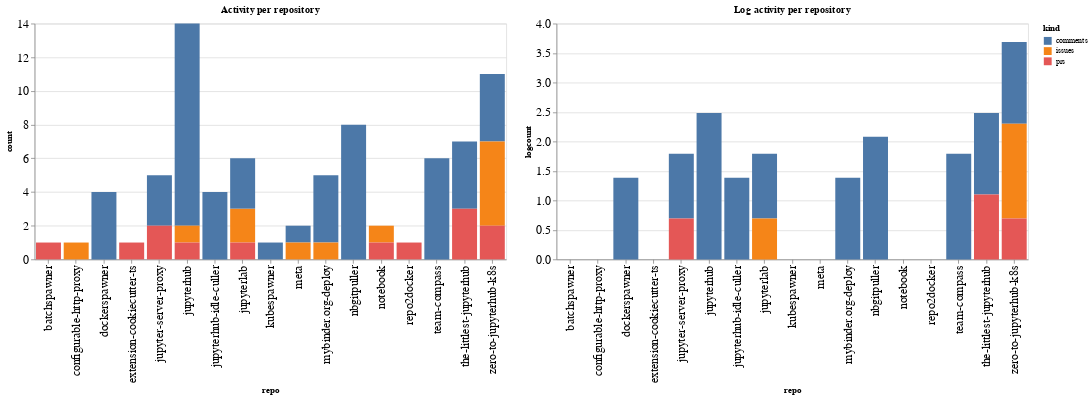

This figure's notebook cell:
### Code cell
ch1 = alt.Chart(repo_summaries, width=600, title="Activity per repository").mark_bar().encode(
    x='repo',
    y='count',
    color='kind',
    tooltip="kind"
)

ch2 = alt.Chart(repo_summaries, width=600, title="Log activity per repository").mark_bar().encode(
    x='repo',
    y='logcount',
    color='kind',
    tooltip="kind"
)

ch1 | ch2

### Figure 1 — Vega-Lite specification as saved in the notebook (floating-point values rounded to 4 significant figures)
{"config": {"axisLeft": {"labelFontSize": 15}, "axisBottom": {"labelFontSize": 15}}, "hconcat": [{"mark": "bar", "encoding": {"color": {"type": "nominal", "field": "kind"}, "tooltip": {"type": "nominal", "field": "kind"}, "x": {"type": "nominal", "field": "repo"}, "y": {"type": "quantitative", "field": "count"}}, "title": "Activity per repository", "width": 600}, {"mark": "bar", "encoding": {"color": {"type": "nominal", "field": "kind"}, "tooltip": {"type": "nominal", "field": "kind"}, "x": {"type": "nominal", "field": "repo"}, "y": {"type": "quantitative", "field": "logcount"}}, "title": "Log activity per repository", "width": 600}], "data": {"name": "data-0d27475bd7713e075043e66de004275a"}, "$schema": "https://vega.github.io/schema/vega-lite/v4.8.1.json", "datasets": {"data-0d27475bd7713e075043e66de004275a": [{"repo": "batchspawner", "kind": "prs", "count": 1, "logcount": 0.0}, {"repo": "configurable-http-proxy", "kind": "issues", "count": 1, "logcount": 0.0}, {"repo": "dockerspawner", "kind": "comments", "count": 4, "logcount": 1.386}, {"repo": "extension-cookiecutter-ts", "kind": "prs", "count": 1, "logcount": 0.0}, {"repo": "jupyter-server-proxy", "kind": "comments", "count": 3, "logcount": 1.099}, {"repo": "jupyter-server-proxy", "kind": "prs", "count": 2, "logcount": 0.6931}, {"repo": "jupyterhub", "kind": "comments", "count": 12, "logcount": 2.485}, {"repo": "jupyterhub", "kind": "issues", "count": 1, "logcount": 0.0}, {"repo": "jupyterhub", "kind": "prs", "count": 1, "logcount": 0.0}, {"repo": "jupyterhub-idle-culler", "kind": "comments", "count": 4, "logcount": 1.386}, {"repo": "jupyterlab", "kind": "comments", "count": 3, "logcount": 1.099}, {"repo": "jupyterlab", "kind": "issues", "count": 2, "logcount": 0.6931}, {"repo": "jupyterlab", "kind": "prs", "count": 1, "logcount": 0.0}, {"repo": "kubespawner", "kind": "comments", "count": 1, "logcount": 0.0}, {"repo": "meta", "kind": "comments", "count": 1, "logcount": 0.0}, {"repo": "meta", "kind": "issues", "count": 1, "logcount": 0.0}, {"repo": "mybinder.org-deploy", "kind": "comments", "count": 4, "logcount": 1.386}, {"repo": "mybinder.org-deploy", "kind": "issues", "count": 1, "logcount": 0.0}, {"repo": "nbgitpuller", "kind": "comments", "count": 8, "logcount": 2.079}, {"repo": "notebook", "kind": "issues", "count": 1, "logcount": 0.0}, {"repo": "notebook", "kind": "prs", "count": 1, "logcount": 0.0}, {"repo": "repo2docker", "kind": "prs", "count": 1, "logcount": 0.0}, {"repo": "team-compass", "kind": "comments", "count": 6, "logcount": 1.792}, {"repo": "the-littlest-jupyterhub", "kind": "comments", "count": 4, "logcount": 1.386}, {"repo": "the-littlest-jupyterhub", "kind": "prs", "count": 3, "logcount": 1.099}, {"repo": "zero-to-jupyterhub-k8s", "kind": "comments", "count": 4, "logcount": 1.386}, {"repo": "zero-to-jupyterhub-k8s", "kind": "issues", "count": 5, "logcount": 1.609}, {"repo": "zero-to-jupyterhub-k8s", "kind": "prs", "count": 2, "logcount": 0.6931}]}}
